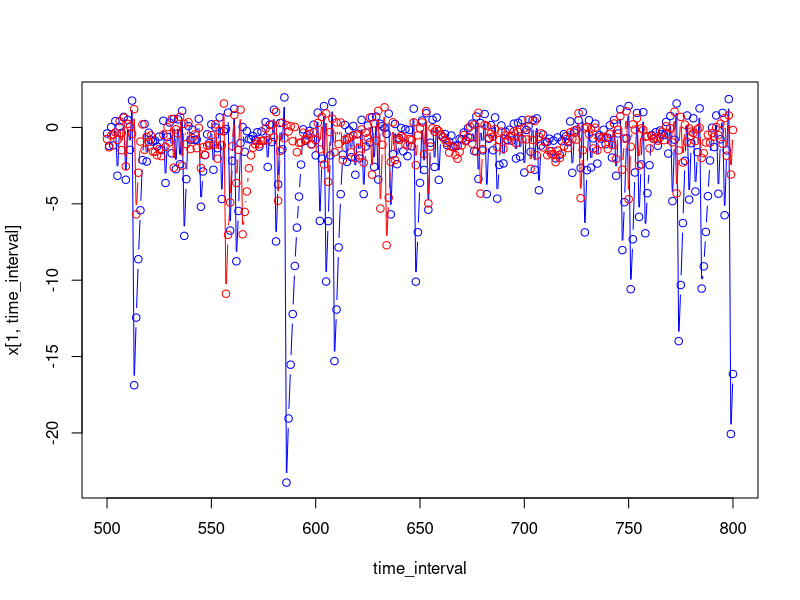

This figure's R source:
### FB 24/04/2019 -- Dominant lyapunov exponent code, following Dennis et al. 2001
### [Dennis, B., Desharnais, R. A., Cushing, J. M., Henson, S. M., & Costantino, R. F. (2001). Estimating chaos and complex dynamics in an insect population. Ecological Monographs, 71(2), 277-303.]
### Computes Lyapunov exponents for our stochastic two-species competition model
### CP 13/06/2019 Add the driver
### In that case, the Jacobian is calculated on the log-scale so the model output should be on the logscale too

rm(list=ls())
graphics.off()

# Parameters
r = c(3,2.1) #max growth rate  
#a = matrix(c(-4,-2,-0.31,-3.1),2,2,byrow=TRUE) #interaction parameters
a = matrix(c(-4,0,0,-3.1),2,2,byrow=TRUE) #interaction parameters
sigma = 0.1 #Note: we have sigma=0.1 and not sigma^2 which is 0.01

### 1. Simulation of the model for a long time
tmax = 10000
x=matrix(0,nrow=2,ncol=tmax)

seasonality<-2*sin(2*pi*(1:tmax)/24)
y1noise<-arima.sim(model=list(ar=c(0.1, 0.2, 0.1,0.5,-0.1)), n=tmax,sd=sqrt(0.5) )
y1<-seasonality+y1noise
y1=rbind(y1,y1)

x[,1] = c(0,0.1)

for (t in 1:(tmax-1)){
  x[,t+1] = x[,t] + r + a %*% exp(x[,t]) + 0.5*y1[,t]+rnorm(2,0,sigma)# Ricker compet model on the log-scale
}

# Check time series by plotting a subset
time_interval = 500:800
plot(time_interval,x[1,time_interval],type="b",col="blue")
lines(time_interval,x[2,time_interval],type="b",col="red")
#OK


### 2. Definition of the Jacobian
Jacobian <-function(x,a){
  J = matrix(0,2,2)
  J[1,1] = 1 + a[1,1]*exp(x[1])
  J[1,2] = a[1,2]*exp(x[2])
  J[2,1] = a[2,1]*exp(x[1])
  J[2,2] = 1 + a[2,2]*exp(x[2])
  return(J)
}


### 3. LE computation

#Initializing
s=rep(1,tmax)
J1 = Jacobian(x[,1],a)
s[1]=norm(J1,type="2");
S=J1/s[1];
productStemp=S;

for (t in 2:tmax){
  J = Jacobian(x[,t],a)
  s[t]=norm(J%*%productStemp,type="2");
  S=J/s[t];
  productStemp=S%*%productStemp;
}

LE=(1/tmax)*sum(log(s));

LE

### Note: with more noise we go closer to noise-induced chaos (sensu Ellner and Turchin) without fully reaching it. 
### FB: Above sentence was for the previous model without the added forcing, but it does looks like we do reach noise-induced chaos here though, since the LE is positive. 